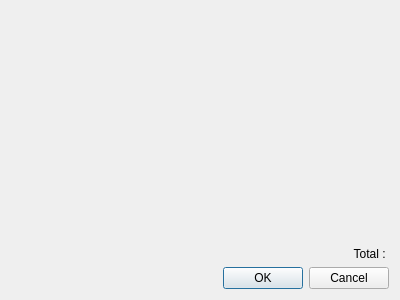
<?xml version="1.0" encoding="UTF-8"?>
<ui version="4.0">
 <class>IssuanceDialog</class>
 <widget class="QDialog" name="IssuanceDialog">
  <property name="geometry">
   <rect>
    <x>0</x>
    <y>0</y>
    <width>400</width>
    <height>300</height>
   </rect>
  </property>
  <property name="windowTitle">
   <string>Dialog</string>
  </property>
  <layout class="QVBoxLayout" name="verticalLayout">
   <item>
    <spacer name="verticalSpacer">
     <property name="orientation">
      <enum>Qt::Vertical</enum>
     </property>
     <property name="sizeHint" stdset="0">
      <size>
       <width>20</width>
       <height>40</height>
      </size>
     </property>
    </spacer>
   </item>
   <item>
    <widget class="QLabel" name="totalLabel">
     <property name="text">
      <string>Total : </string>
     </property>
     <property name="alignment">
      <set>Qt::AlignRight|Qt::AlignTrailing|Qt::AlignVCenter</set>
     </property>
    </widget>
   </item>
   <item>
    <widget class="QDialogButtonBox" name="buttonBox">
     <property name="orientation">
      <enum>Qt::Horizontal</enum>
     </property>
     <property name="standardButtons">
      <set>QDialogButtonBox::Cancel|QDialogButtonBox::Ok</set>
     </property>
    </widget>
   </item>
  </layout>
 </widget>
 <resources/>
 <connections>
  <connection>
   <sender>buttonBox</sender>
   <signal>accepted()</signal>
   <receiver>IssuanceDialog</receiver>
   <slot>accept()</slot>
   <hints>
    <hint type="sourcelabel">
     <x>248</x>
     <y>254</y>
    </hint>
    <hint type="destinationlabel">
     <x>157</x>
     <y>274</y>
    </hint>
   </hints>
  </connection>
  <connection>
   <sender>buttonBox</sender>
   <signal>rejected()</signal>
   <receiver>IssuanceDialog</receiver>
   <slot>reject()</slot>
   <hints>
    <hint type="sourcelabel">
     <x>316</x>
     <y>260</y>
    </hint>
    <hint type="destinationlabel">
     <x>286</x>
     <y>274</y>
    </hint>
   </hints>
  </connection>
 </connections>
</ui>
